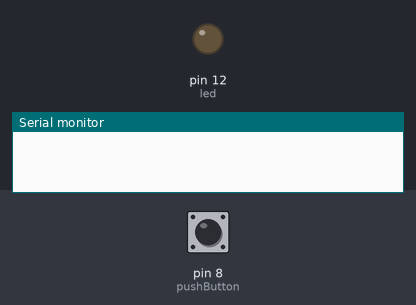
A sketch run on a simulated Arduino Uno, built with avr-gcc and run on an emulated ATmega328P. Shown: output pins drawn as LEDs (lit = HIGH), the last lines printed to the serial monitor. Inputs (shaded band) come from the test bench; at power-on: pin 8 (pushButton) HIGH.

Above: at 5.3 s.
5.4 s: pin 8 (pushButton) pulsed LOW 2 times (0.12 s each, 0.3 s apart)
At 6.4 s:
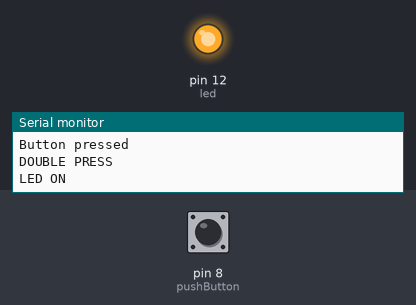
7.5 s: pin 8 (pushButton) pulsed LOW 5 times (0.12 s each, 0.3 s apart)
At 8.2 s:
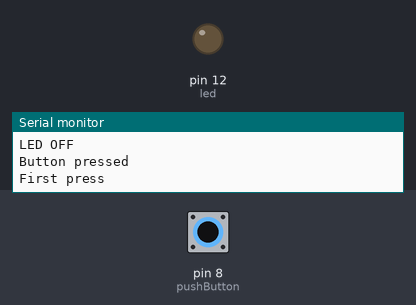
Timing chart, 0 to 10.5 s (numbered marks = the images above; inputs shaded):
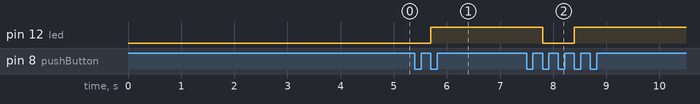

Measured:
- after the input at 5.4 s, pin 12 (led): LOW → HIGH after 0.30 s
- after the input at 7.5 s, pin 12 (led): HIGH → LOW after 0.30 s, → HIGH 0.60 s later

The sketch:

code.ino
```cpp
int led = 12;
int pushButton = 8;

int lastButtonState = HIGH;
bool ledState = false;

unsigned long firstPressTime = 0;
const unsigned long doublePressInterval = 1000;

int pressCount = 0;

void setup()
{
  pinMode(led, OUTPUT);
  pinMode(pushButton, INPUT_PULLUP);

  Serial.begin(9600);
}

void loop()
{
  int currentButtonState = digitalRead(pushButton);
  unsigned long currentTime = millis();

  // Detect button press: HIGH -> LOW
  if (lastButtonState == HIGH && currentButtonState == LOW)
  {
    pressCount++;
    Serial.println("Button pressed");

    if (pressCount == 1)
    {
      // First press
      firstPressTime = currentTime;

      Serial.println("First press");
    }
    else if (pressCount == 2)
    {
      // Second press
      if (currentTime - firstPressTime <= doublePressInterval)
      {
        // Double press detected
        ledState = !ledState;
        digitalWrite(led, ledState ? HIGH : LOW);

        Serial.println("DOUBLE PRESS");
        Serial.println(ledState ? "LED ON" : "LED OFF");

        pressCount = 0;
      }
      else
      {
        // First press was too long ago.
        // Treat this as a new first press.
        firstPressTime = currentTime;
      }
    }
  }

  // If the second press doesn't happen within the time limit,
  // reset the counter.
  if (pressCount == 2 &&
      currentTime - firstPressTime > doublePressInterval)
  {
    pressCount = 0;
    Serial.println("Double press timeout");
  }

  lastButtonState = currentButtonState;
}
```
